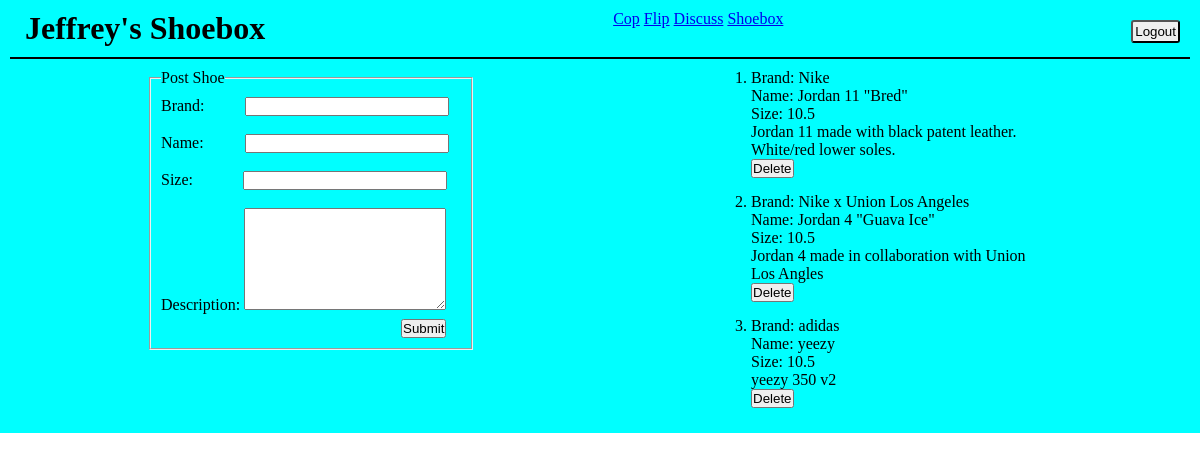
The page /dashboard (signed in) on the database its author committed.
### ecommerce_app/models.py (models this page shows)
class User(models.Model):
    first_name = models.CharField(max_length = 255)
    last_name = models.CharField(max_length = 255)
    email = models.EmailField()
    password = models.CharField(max_length = 255)
    confirm_pw = models.CharField(max_length = 255)
    created_at = models.DateField(auto_now_add = True)
    updated_at = models.DateField(auto_now = True)
    shoes_bought = models.ManyToManyField('Shoe', related_name="bought_by")
    shoes_liked = models.ManyToManyField('Shoe', related_name="liked_by")
    objects = UserManager()

class Shoe(models.Model):
    name = models.CharField(max_length = 255)
    brand = models.CharField(max_length = 255)
    size = models.DecimalField(max_digits = 3, decimal_places = 1)
    desc = models.TextField()
    img = models.ImageField(upload_to='images/')
    price = models.DecimalField(max_digits = 10, decimal_places = 2, default = 0)
    for_sale = models.BooleanField(default = False)
    liked = models.BooleanField(default = False)
    created_at = models.DateField(auto_now_add = True)
    updated_at = models.DateField(auto_now_add = True)
    uploaded_by = models.ForeignKey(User, related_name = "shoes_owned",default = "", blank = True, on_delete = models.CASCADE)
    objects = ShoeManager()

### ecommerce_app/views.py (the view)
# urls.py: path('dashboard', views.dashboard),
def dashboard(request):
    print(request.POST)
    if 'uid' not in request.session:
        return redirect('/')
    else:
        logged_in_user = User.objects.get(id = request.session['uid'])
        context = {
            'shoes' : Shoe.objects.all(),
            'user' : logged_in_user
        }
        return render(request, 'dashboard.html', context)

### ecommerce_app/templates/dashboard.html (shortened to what this page needs)
<!DOCTYPE html>
<html lang="en">
<head>
    {% load static %}
    <link rel="stylesheet" href="{% static 'css/dashboard.css' %}">
</head>
<body>
    <div class="container">
        <div class="header">
            <h1>{{ user.first_name }}'s Shoebox</h1>
            <div class="navi">
                <a href="/cop">Cop</a>
                <a href="/flip">Flip</a>
                <a href="/discuss">Discuss</a>
                <a href="/shoebox">Shoebox</a>
            </div>
            <a href="/logout"><button type = "button">Logout</button></a>
        </div>
        <div class="shoe_list">
            <div class="upload_shoes">
                <form action = "/upload_shoe" method = "POST">
                    <fieldset>
                        <legend>Post Shoe</legend>
                        <label for="brand">Brand:</label>
                        <input type="text" id="brand" name="brand"><br><br>
                        <label for="name">Name:</label>
                        <input type="text" id="name"name="name"><br><br>
                        <label for="size">Size:</label>
                        <input type="number" step="0.5" min="0.0" id="size" name="size"><br><br>
                        <label for="desc">Description:</label>
                        <textarea id="desc" name="desc"></textarea>
                        <button type="submit">Submit</button>
                    </fieldset>
                </form>
            </div>
            <div class="my_shoes">
                <ul>
                    {% for shoe in user.shoes_owned.all %}
                        <li id="start">Brand: {{ shoe.brand }}</li>
                        <ul>
                            <li>Name: {{ shoe.name }}</li>
                            <li>Size: {{ shoe.size }}</li>
                            <li>{{ shoe.desc }}</li>
                            <div class = "shoe_options">
                                <a href="/delete/{{ shoe.id }}"><button id = "delete" type = "button">Delete</button></a>
                            </div>
                        </ul>
                    {% endfor %}
                </ul>
            </div>
        </div>
    </div>
</body>
</html>

### ecommerce_app/static/css/dashboard.css (style rules this page uses)
* { margin:0px; padding:0px; }
.container { padding: 10px; background-color: aqua; min-height: 200px; }
.header { display: flex; justify-content: space-between; border-bottom: 2px solid black; padding-bottom: 10px; }
.header h1 { margin-left: 15px; }
.header button { border-radius: 3px; margin-right: 10px; margin-top: 10px; padding: 2px; }
.upload_shoes { margin-top: 10px; }
.upload_shoes fieldset { width: 300px; padding: 10px; }
fieldset #brand { width: 200px; margin-left: 36px; }
fieldset #name { width: 200px; margin-left: 37px; }
fieldset #size { width: 200px; margin-left: 46px; }
fieldset #desc { width: 200px; height: 100px; }
fieldset button { margin-top: 5px; margin-left: 240px; }
.shoe_list { display: flex; justify-content: space-around; }
.my_shoes { margin-top: 10px; width: 300px; }
.my_shoes ul { list-style: none; }
.my_shoes #start { list-style-type: decimal; }
.my_shoes #delete { margin-bottom: 15px; }

### rows shown on the page
User: first_name "Jeffrey"
Shoe: brand "Nike", name "Jordan 11 \"Bred\"", size "10.5", desc "Jordan 11 made with black patent leather. White/red lower soles."
Shoe: brand "Nike x Union Los Angeles", name "Jordan 4 \"Guava Ice\"", size "10.5", desc "Jordan 4 made in collaboration with Union Los Angles"
Shoe: brand "adidas", name "yeezy", size "10.5", desc "yeezy 350 v2"
